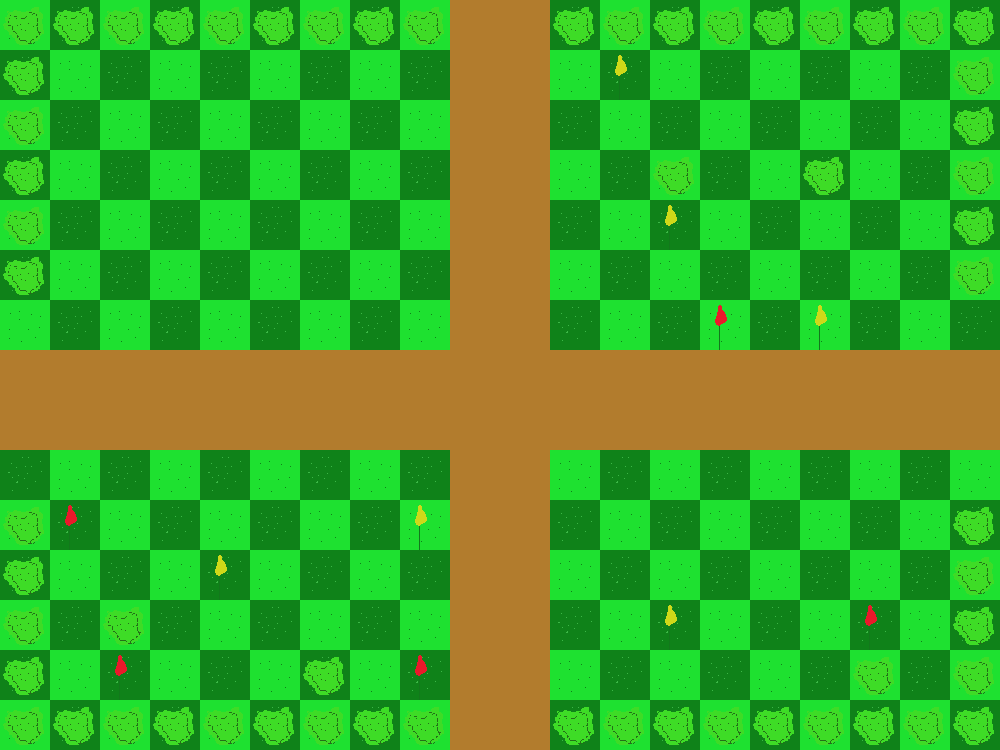

Below is a game level as drawn by its tile map, then a one-line description and the .tmx that defines it (tile-layer data replaced by summaries):
An orthogonal 20x15 tile map with 50x50 px tiles, 4 tile layers (Background, Details, Path, Obstacles) and 4 objects (4x changer).

<map version="1.9" tiledversion="1.9.2" orientation="orthogonal" renderorder="right-down" width="20" height="15" tilewidth="50" tileheight="50" infinite="0" nextlayerid="19" nextobjectid="60">
 <editorsettings>
  <export format="json" />
 </editorsettings>
 <tileset firstgid="1" name="tileset" tilewidth="50" tileheight="50" tilecount="25" columns="5" objectalignment="topleft">
  <image source="tileset_test.png" width="250" height="250" />
 </tileset>
 <group id="3" name="Back">
  <layer id="1" name="Background" width="20" height="15">
   <data>[300 cells, 300 non-empty, 2 distinct tile ids]</data>
  </layer>
  <layer id="2" name="Details" width="20" height="15">
   <data>[300 cells, 11 non-empty, 2 distinct tile ids]</data>
  </layer>
  <layer id="18" name="Path" width="20" height="15">
   <data>[300 cells, 66 non-empty, 1 distinct tile ids]</data>
  </layer>
 </group>
 <layer id="7" name="Obstacles" width="20" height="15">
  <data>[300 cells, 59 non-empty, 1 distinct tile ids]</data>
 </layer>
 <group id="12" name="Doors">
  <objectgroup id="17" name="West">
   <object id="57" name="changer" x="0" y="350" width="1" height="100">
    <properties>
     <property name="nextScene" value="" />
    </properties>
   </object>
  </objectgroup>
  <objectgroup id="16" name="North">
   <object id="44" name="changer" x="450" y="0" width="100" height="1">
    <properties>
     <property name="nextScene" value="world1_1" />
    </properties>
   </object>
  </objectgroup>
  <objectgroup id="15" name="South">
   <object id="42" name="changer" x="450" y="749" width="100" height="1">
    <properties>
     <property name="nextScene" value="world3_1" />
    </properties>
   </object>
  </objectgroup>
  <objectgroup id="14" name="East">
   <object id="43" name="changer" x="999" y="350" width="1" height="100">
    <properties>
     <property name="nextScene" value="world2_1" />
    </properties>
   </object>
  </objectgroup>
 </group>
</map>